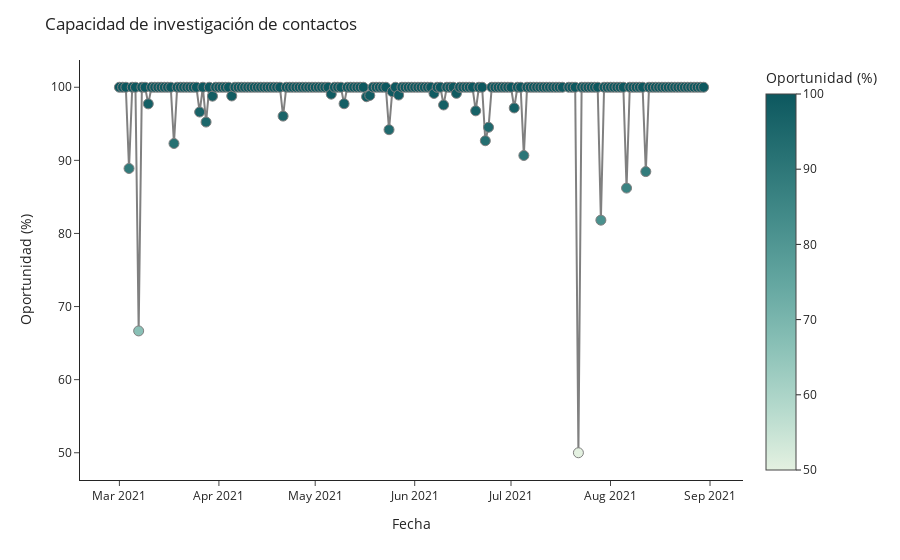

The notebook cell this image was saved under:
### Code cell
px.scatter(df_ind7_perc.reset_index(),
        x= 'fecha_cumple_requisitos',
        y= 'n_folio',
        color='n_folio',
        color_continuous_scale=px.colors.sequential.Mint,
        labels={'n_folio':'Oportunidad (%)'},
        ).update_layout(title= 'Capacidad de investigación de contactos',
                       yaxis_title='Oportunidad (%)',
                       xaxis_title='Fecha',
                       template='simple_white',
                 #      xaxis=dict(tickmode = 'array',
                  #                tickvals = list(range(12,88,3)),
                   #               ticktext = list(list(range(12,54,3))+list(range(1,88,3))),
                    #             ),
                 #   ).add_vline(x=53.5, line_width=3, line_dash='dash', line_color='gray'
                  #             ).add_hline(y=10, 
                   #                        line_width=3, 
                    #                       line_dash='longdash', 
                     #                      line_color='olive',
                      #                     annotation_text='Meta nacional (10%)',
                       #                    annotation_position='bottom right'
                        #         ).add_hline(y=mean_bac_ind, 
                         #                    line_width=3, 
                          #                   line_dash='longdash', 
                           #                  line_color='green',
                            #                 annotation_text= 'Promedio BAC ('+str(mean_bac_ind)+'%)',
                             #                annotation_position='bottom right'
                              #       ).add_vrect(x0='51', x1='50', 
                               #            annotation_text='2020', 
                                #           annotation_position='top right',
                                 #          annotation=dict(font_size=18, 
                                  #                         font_family="'Open Sans', verdana, arial, sans-serif"),
                                   #                        opacity=0, 
                                    #                       line_width=0
                                     #     ).add_vrect(x0='84', x1='86', 
                                      #     annotation_text='2021', 
                                       #    annotation_position='top right',
                                        #   annotation=dict(font_size=18, 
                                         #                  font_family="'Open Sans', verdana, arial, sans-serif"),
                                          #                 opacity=0, 
                                           #                line_width=0
                                                     ).update_traces(mode='lines+markers', 
                                                                     line_color='grey',
                                                                     marker_line_width=1, 
                                                                     marker_size=10)

### Figure 1 — Plotly figure (JSON) as saved in the notebook; plotly's stock layout.template omitted (floating-point values rounded to 4 significant figures; data arrays with more than 128 entries replaced by an {"elided": "..."} marker saying what was removed)
{"data": [{"hovertemplate": "fecha_cumple_requisitos=%{x}<br>Oportunidad (%)=%{marker.color}<extra></extra>", "legendgroup": "", "line": {"color": "grey"}, "marker": {"color": {"elided": "182 float values"}, "coloraxis": "coloraxis", "line": {"width": 1}, "size": 10, "symbol": "circle"}, "mode": "lines+markers", "name": "", "orientation": "v", "showlegend": false, "type": "scatter", "x": {"elided": "182 str values"}, "xaxis": "x", "y": {"elided": "182 float values"}, "yaxis": "y"}], "layout": {"coloraxis": {"colorbar": {"title": {"text": "Oportunidad (%)"}}, "colorscale": [[0, "rgb(228, 241, 225)"], [0.1667, "rgb(180, 217, 204)"], [0.3333, "rgb(137, 192, 182)"], [0.5, "rgb(99, 166, 160)"], [0.6667, "rgb(68, 140, 138)"], [0.8333, "rgb(40, 114, 116)"], [1, "rgb(13, 88, 95)"]]}, "legend": {"tracegroupgap": 0}, "margin": {"t": 60}, "title": {"text": "Capacidad de investigación de contactos"}, "xaxis": {"anchor": "y", "domain": [0, 1], "title": {"text": "Fecha"}}, "yaxis": {"anchor": "x", "domain": [0, 1], "title": {"text": "Oportunidad (%)"}}}}
